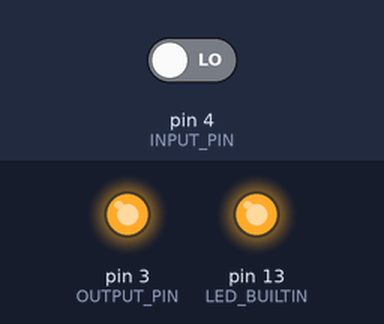
The sketch below on a simulated Arduino Uno, built with avr-gcc and run on an emulated ATmega328P. Parts: output pins drawn as LEDs (lit = HIGH). The inputs (shaded band) are chosen by the test bench; at power-on: pin 4 (INPUT_PIN) LOW.

Above: at 0.1 s.
At 10.1 s:
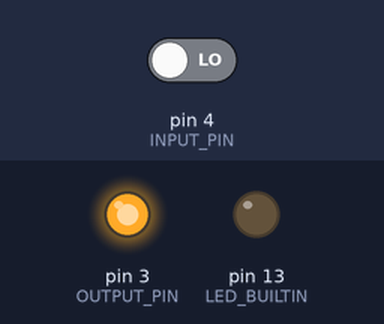
Timing chart, 0 to 11.6 s (numbered marks = the images above):
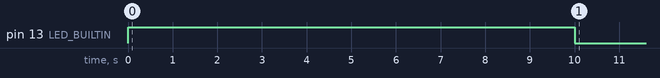

The sketch:

PIR_Speaker.ino
```cpp
#define INPUT_PIN   4
#define OUTPUT_PIN  3

unsigned long wait = 10000;

unsigned long last_event;

int inputState, inputStateLast;

// the setup routine runs once when you press reset:
void setup() {
  pinMode(INPUT_PIN, INPUT);
  pinMode(OUTPUT_PIN, OUTPUT);
  pinMode(LED_BUILTIN, OUTPUT);

  digitalWrite(OUTPUT_PIN, HIGH);
}

// the loop routine runs over and over again forever:
void loop() {
  unsigned long now = millis();

  // read the input pin:
  inputState = digitalRead(INPUT_PIN);

  if (inputState && !inputStateLast && now - last_event > wait) {
    digitalWrite(OUTPUT_PIN, LOW);
    delay(500);
    digitalWrite(OUTPUT_PIN, HIGH);
    last_event = now;
  }

  if (now - last_event <= wait) {
    digitalWrite(LED_BUILTIN, HIGH);
  } else {
    digitalWrite(LED_BUILTIN, LOW);
  }

  inputStateLast = inputState;
  delay(1);        // delay in between reads for stability
}
```

Measured:
- by itself, pin 13 (LED_BUILTIN): LOW → HIGH at 0.00 s, → LOW 10.0 s later
